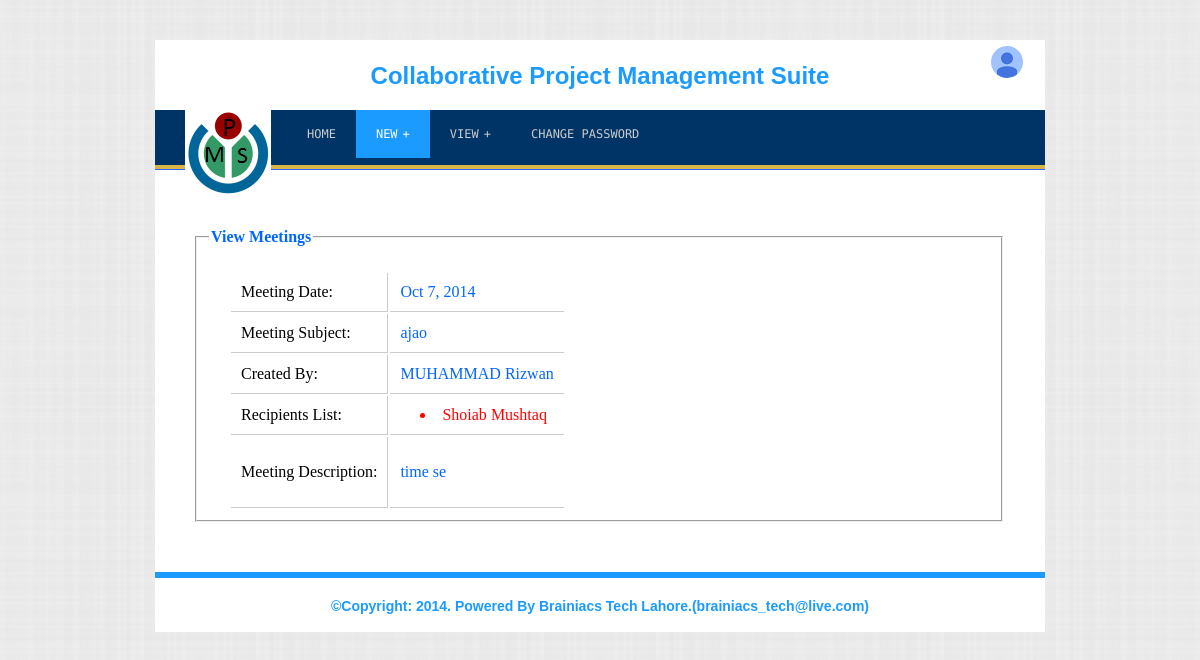
Page /pm/viewmeetings.php?meetingid=87 (signed in) on the committed database.
### tables this page shows
CREATE TABLE IF NOT EXISTS `meetings` (
  `id` int(11) NOT NULL AUTO_INCREMENT,
  `callerid` int(11) NOT NULL,
  `title` varchar(200) NOT NULL,
  `meetingdate` datetime NOT NULL,
  `description` text NOT NULL,
  `status` tinyint(4) NOT NULL,
  `created` datetime NOT NULL,
  `recevier` varchar(1000) NOT NULL,
  PRIMARY KEY (`id`)
);

CREATE TABLE IF NOT EXISTS `users` (
  `id` int(11) NOT NULL AUTO_INCREMENT,
  `fname` varchar(100) NOT NULL,
  `lname` varchar(100) NOT NULL,
  `gender` tinyint(4) NOT NULL,
  `nic` varchar(20) NOT NULL,
  `email` varchar(100) DEFAULT NULL,
  `phone` varchar(50) DEFAULT NULL,
  `qualification` varchar(50) NOT NULL,
  `joiningdate` datetime NOT NULL,
  `username` varchar(50) NOT NULL,
  `password` varchar(100) NOT NULL,
  `usertype_id` tinyint(4) NOT NULL,
  `pmid` int(11) DEFAULT NULL,
  `address` varchar(500) DEFAULT NULL,
  `status` tinyint(4) NOT NULL,
  `created` datetime NOT NULL,
  PRIMARY KEY (`id`)
);

### pm/viewmeetings.php (the view, shortened to what this page needs)
<?php
if(isset($_GET['meetingid']))
{
	$val_1		=$_GET['meetingid'];
	$_tbl_name	="meetings";
	$column_1	="id";
	$qry="SELECT * FROM ".$_tbl_name." WHERE ".$column_1." ='".$val_1."'";
	$r		=mysql_query($qry) or die("invalid query:" .mysql_error());
	$show	=mysql_fetch_array($r);
	$sender		=$show['callerid'];
	$receiver	=explode('-', $show['recevier']);
	$s=mysql_query("SELECT * FROM users WHERE id='".$sender."'")or die("ni chali");
	$show_sender	=mysql_fetch_array($s);
	for ($i =0; $i < count($receiver); $i++) {
		$t				=mysql_query("SELECT * FROM users WHERE id='".$receiver[$i]."'")or die("ni chali");
		$show_receiver[$i]	=mysql_fetch_array($t);
	}
}
 ?>
<!DOCTYPE html PUBLIC "-//W3C//DTD XHTML 1.0 Transitional//EN" "http://www.w3.org/TR/xhtml1/DTD/xhtml1-transitional.dtd">
<html xmlns="http://www.w3.org/1999/xhtml">
<head>
<link rel="stylesheet" type="text/css" href="../include/css/global.css"/>
<link rel="stylesheet" type="text/css" href="../include/css/pmsadmin.css"/>
<link rel="stylesheet" type="text/css" href="../admin/css/theme/jquery-ui-1.10.4.custom.css"/>
<link rel="stylesheet" type="text/css" href="../include/css/meetingview.css" />
</head>
<body>
<div id="wraper">
     <?php include("header.php"); ?>
	 <fieldset style="width:780px; margin-left:40px; margin-top:30px;">
     <legend style="color:#06F;"><b>View Meetings</b></legend>
     <div id="meeting_detail">
     <table>
      <tr>
        <td><span>Meeting Date:</span></td>
        <td style="border-right:none"><span style="color:#06F;"><?php echo date("M j, Y",strtotime($show['meetingdate'])); ?></span></td>
      </tr>
      <tr>
        <td><span>Meeting Subject:</span></td>
        <td style="border-right:none"><span style="color:#06F;"><?php echo $show['title']; ?></span></td>
      </tr>
      <tr>
        <td><span>Created By:</span></td>
        <td style="border-right:none"><span style="color:#06F;"><?php echo $show_sender['fname']." ".$show_sender['lname']; ?></span></td>
      </tr>
      <tr>
        <td><span>Recipients List:</span></td>
        <td style="border-right:none"><span style="color:#06F;">
        	<?php
			 for ($i = 0; $i < count($show_receiver); $i++) {
				echo  '<li>' . $show_receiver[$i]['fname'] . ' ' . $show_receiver[$i]['lname'] . '</li>' ;
			 }
		  ?></span>
        </td>
      </tr>
      <tr>
        <td><span>Meeting Description:</span></td>
        <td style="border-right:none"><p style="color:#06F;"><?php echo $show['description']; ?></p></td>
      </tr>
    </table>
     </div>
     </fieldset>
     <?php include("footer.php"); ?>
</div>
</body>
</html>

### include/css/global.css (style rules this page uses)
body { background:url("../images/bg.png");background-attachment:fixed;margin:0;padding:0; }
#wraper { width: 890px;height: auto;margin: 0 auto;background-color:#FFF;margin-top:40px; }
td { padding:10px;border-bottom: 1px solid #cbcbcb; border-right: 1px solid #cbcbcb; }
li { color:red; margin:0;padding-left:20px; }

### include/css/meetingview.css (style rules this page uses)
div#meeting_detail { margin-left:20px; margin-top:20px; }
#meeting_detail td { padding:10px; border-bottom: 1px solid #cbcbcb; border-right: 1px solid #cbcbcb; }

### rows in the picture
meetings: meetingdate "Oct 7, 2014", title "ajao", description "time se"
users: fname "MUHAMMAD", lname "Rizwan"
users: fname "Shoiab", lname "Mushtaq"
